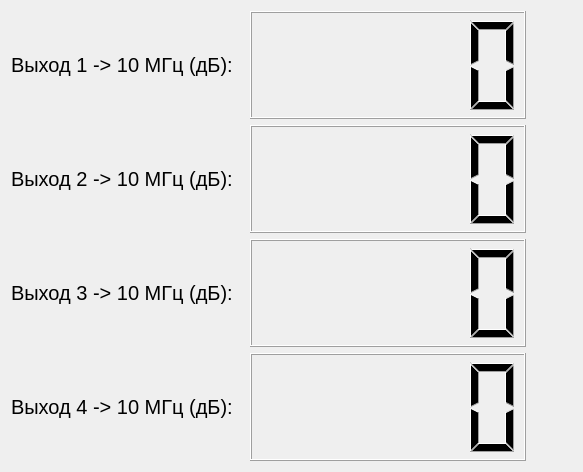
<?xml version="1.0" encoding="UTF-8"?>
<ui version="4.0">
 <class>SwitchingSignalSM</class>
 <widget class="QWidget" name="SwitchingSignalSM">
  <property name="geometry">
   <rect>
    <x>0</x>
    <y>0</y>
    <width>583</width>
    <height>472</height>
   </rect>
  </property>
  <property name="windowTitle">
   <string>Form</string>
  </property>
  <layout class="QGridLayout" name="gridLayout">
   <item row="0" column="0">
    <widget class="QLabel" name="label">
     <property name="font">
      <font>
       <pointsize>15</pointsize>
      </font>
     </property>
     <property name="text">
      <string>Выход 1 -&gt; 10 МГц (дБ):  </string>
     </property>
    </widget>
   </item>
   <item row="0" column="1">
    <widget class="QLCDNumber" name="lcdNumber">
     <property name="sizePolicy">
      <sizepolicy hsizetype="MinimumExpanding" vsizetype="Preferred">
       <horstretch>0</horstretch>
       <verstretch>0</verstretch>
      </sizepolicy>
     </property>
    </widget>
   </item>
   <item row="0" column="2">
    <widget class="QPushButton" name="pushButton_1">
     <property name="sizePolicy">
      <sizepolicy hsizetype="Fixed" vsizetype="MinimumExpanding">
       <horstretch>0</horstretch>
       <verstretch>0</verstretch>
      </sizepolicy>
     </property>
     <property name="text">
      <string/>
     </property>
     <property name="flat">
      <bool>true</bool>
     </property>
    </widget>
   </item>
   <item row="1" column="0">
    <widget class="QLabel" name="label_2">
     <property name="font">
      <font>
       <pointsize>15</pointsize>
      </font>
     </property>
     <property name="text">
      <string>Выход 2 -&gt; 10 МГц (дБ):</string>
     </property>
    </widget>
   </item>
   <item row="1" column="1">
    <widget class="QLCDNumber" name="lcdNumber_2">
     <property name="sizePolicy">
      <sizepolicy hsizetype="MinimumExpanding" vsizetype="Preferred">
       <horstretch>0</horstretch>
       <verstretch>0</verstretch>
      </sizepolicy>
     </property>
    </widget>
   </item>
   <item row="1" column="2">
    <widget class="QPushButton" name="pushButton_2">
     <property name="sizePolicy">
      <sizepolicy hsizetype="Fixed" vsizetype="MinimumExpanding">
       <horstretch>0</horstretch>
       <verstretch>0</verstretch>
      </sizepolicy>
     </property>
     <property name="text">
      <string/>
     </property>
     <property name="flat">
      <bool>true</bool>
     </property>
    </widget>
   </item>
   <item row="2" column="0">
    <widget class="QLabel" name="label_3">
     <property name="font">
      <font>
       <pointsize>15</pointsize>
      </font>
     </property>
     <property name="text">
      <string>Выход 3 -&gt; 10 МГц (дБ):</string>
     </property>
    </widget>
   </item>
   <item row="2" column="1">
    <widget class="QLCDNumber" name="lcdNumber_3">
     <property name="sizePolicy">
      <sizepolicy hsizetype="MinimumExpanding" vsizetype="Preferred">
       <horstretch>0</horstretch>
       <verstretch>0</verstretch>
      </sizepolicy>
     </property>
    </widget>
   </item>
   <item row="2" column="2">
    <widget class="QPushButton" name="pushButton_3">
     <property name="sizePolicy">
      <sizepolicy hsizetype="Fixed" vsizetype="MinimumExpanding">
       <horstretch>0</horstretch>
       <verstretch>0</verstretch>
      </sizepolicy>
     </property>
     <property name="text">
      <string/>
     </property>
     <property name="flat">
      <bool>true</bool>
     </property>
    </widget>
   </item>
   <item row="3" column="0">
    <widget class="QLabel" name="label_4">
     <property name="font">
      <font>
       <pointsize>15</pointsize>
      </font>
     </property>
     <property name="text">
      <string>Выход 4 -&gt; 10 МГц (дБ):</string>
     </property>
    </widget>
   </item>
   <item row="3" column="1">
    <widget class="QLCDNumber" name="lcdNumber_4">
     <property name="sizePolicy">
      <sizepolicy hsizetype="MinimumExpanding" vsizetype="Preferred">
       <horstretch>0</horstretch>
       <verstretch>0</verstretch>
      </sizepolicy>
     </property>
    </widget>
   </item>
   <item row="3" column="2">
    <widget class="QPushButton" name="pushButton_4">
     <property name="sizePolicy">
      <sizepolicy hsizetype="Fixed" vsizetype="MinimumExpanding">
       <horstretch>0</horstretch>
       <verstretch>0</verstretch>
      </sizepolicy>
     </property>
     <property name="text">
      <string/>
     </property>
     <property name="flat">
      <bool>true</bool>
     </property>
    </widget>
   </item>
  </layout>
 </widget>
 <resources/>
 <connections/>
</ui>
